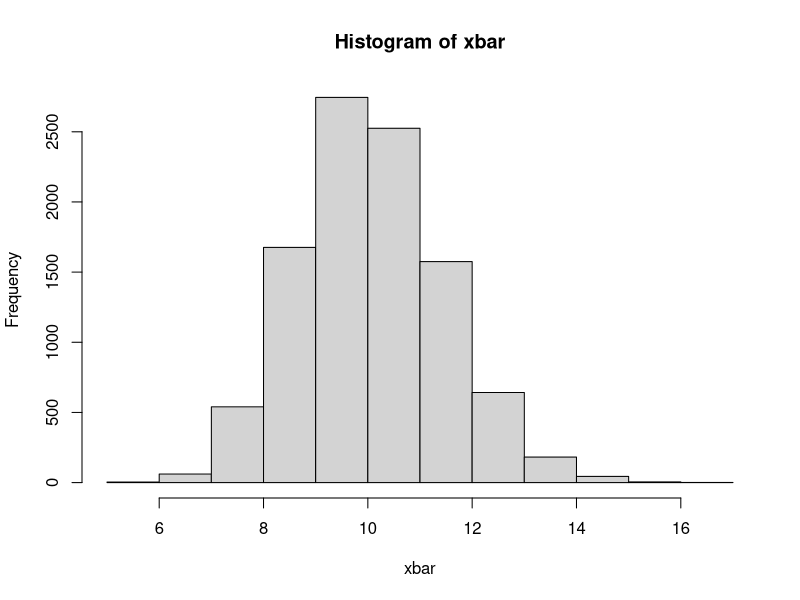

Reproduce this figure in R.
pop <- rgamma(10000,1,0.1)

xbar <- NULL
for(i in 1:10000) {
  my_sample <- sample(pop,50)
  xbar <- c(xbar,mean(my_sample))
}
hist(xbar)
